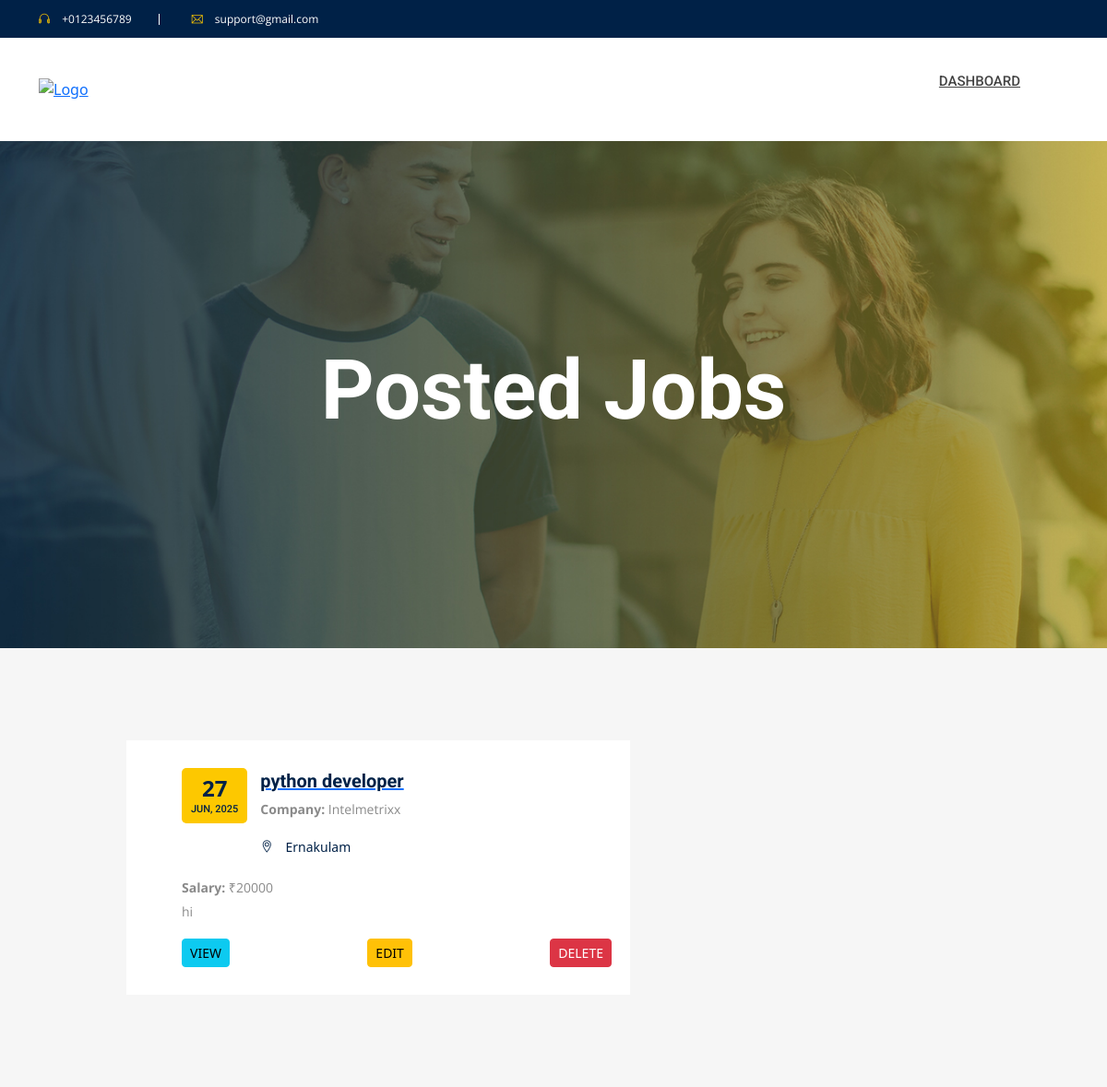
Screenshot of /job-listings/ (signed in) with the database file from the repository.
### job/models.py (models this page shows, shortened)
class JobPost(models.Model):
    employer = models.ForeignKey(Employer, on_delete=models.CASCADE)  # Link to employer
    company_name = models.CharField(max_length=255)
    job_title = models.CharField(max_length=255)
    location = models.CharField(max_length=100)
    salary = models.CharField(max_length=100)
    job_description = models.TextField()
    posted_on = models.DateTimeField(auto_now_add=True)

### job/views.py (the view)
# urls.py: path('job-listings/', views.job_list_view, name='job_list_view'),
def job_list_view(request):
    if 'employer_id' not in request.session:
        return redirect('employerlogin')  # Redirect if not logged in
    employer_id = request.session['employer_id']
    jobs = JobPost.objects.filter(employer_id=employer_id).order_by('-posted_on')  # Filter by employer
    return render(request, 'joblist.html', {'jobs': jobs})

### templates/joblist.html (shortened to what this page needs)
{% extends 'base.html' %}
{% load static %}
{% block content %}
<header id="home">
    <div class="header-area">
        <div class="header-top primary-bg">
            <div class="container">
                <div class="row">
                    <div class="col-xl-6 col-lg-6 col-md-6 col-12">
                        <div class="header-contact-info d-flex">
                            <div class="header-contact header-contact-phone">
                                <span class="ti-headphone"></span>
                                <p class="phone-number">+0123456789</p>
                            </div>
                            <div class="header-contact header-contact-email">
                                <span class="ti-email"></span>
                                <p class="email-name">support@gmail.com</p>
                            </div>
                        </div>
                    </div>
                </div>
            </div>
        </div>
        <div class="header-bottom-area header-sticky" style="transition: .6s;">
            <div class="container">
                <div class="row align-items-center">
                    <div class="col-xl-2 col-lg-2 col-md-6 col-6">
                        <div class="logo">
                            <a href="{% url 'home' %}">
                                <img src="{% static 'img/logo/logo1.png' %}" alt="Logo" width="136" height="30" style="object-fit: cover;">
                            </a>
                        </div>
                    </div>
                    <div class="col-xl-10 col-lg-10 col-md-6 col-6">
                        <div class="main-menu f-right">
                            <nav id="mobile-menu" style="display: block;">
                                <ul>
                                    <li><a href="{% url 'employer_dashboard' %}">Dashboard</a></li>
                                </ul>
                            </nav>
                        </div>
                    </div>
                    <div class="col-12">
                    </div>
                </div>
            </div>
        </div>
    </div>
</header>
<div class="slider-area">
    <div class="pages-title">
        <div class="single-slider slider-height slider-height-breadcrumb d-flex align-items-center" style="background-image: url('{% static 'img/bg/others_bg.jpg' %}');">
            <div class="container">
                <div class="row">
                    <div class="col-xl-12">
                        <div class="slider-content slider-content-breadcrumb text-center">
                            <h1 class="white-color f-700">Posted Jobs</h1>
                        </div>
                    </div>
                </div>
            </div>
        </div>
    </div>
</div>
<div class="events-area gray-bg pt-100 pb-70">
    <div class="container">
        <div class="events-list">
            <div class="row">
                {% for job in jobs %}
                <div class="col-xl-6 col-lg-6 col-md-10 offset-md-1">
                    <div class="single-events mb-30">
                        <div class="events-wrapper events-wrapper-padding">
                            <div class="events-inner d-flex">
                                <div class="events-text white-bg w-100">
                                    <div class="event-text-heading mb-20">
                                        <div class="events-calendar text-center f-left">
                                            <span class="date">{{ job.posted_on|date:"d" }}</span>
                                            <span class="month">{{ job.posted_on|date:"M, Y" }}</span>
                                        </div>
                                        <div class="events-text-title clearfix">
                                            <a href="{% url 'job_view' job.id %}">
                                                <h4>{{ job.job_title }}</h4>
                                            </a>
                                            <p><strong>Company:</strong> {{ job.company_name }}</p>
                                            <div class="time-area">
                                                <span class="ti-location-pin"></span>
                                                <span class="published-time">{{ job.location }}</span>
                                            </div>
                                        </div>
                                    </div>
                                    <div class="events-para">
                                        <p><strong>Salary:</strong> ₹{{ job.salary }}<br>
                                        {{ job.job_description|truncatechars:100 }}</p>
                                    </div>
                                    <div class="events-speaker d-flex justify-content-between mt-3">
                                        <a href="{% url 'job_view' job.id %}" class="btn btn-sm btn-info">View</a>
                                        <a href="{% url 'job_edit' job.id %}" class="btn btn-sm btn-warning">Edit</a>
                                        <a href="{% url 'job_delete' job.id %}" class="btn btn-sm btn-danger" onclick="return confirm('Are you sure you want to delete this job?');">Delete</a>
                                    </div>
                                </div>
                            </div>
                        </div>
                    </div>
                </div>
                {% empty %}
                <div class="col-12 text-center">
                    <h4>No job postings found.</h4>
                </div>
                {% endfor %}
            </div>
        </div>
    </div>
</div>
    {% endblock %}

### static/css/default.css (style rules this page uses)
.mb-20 { margin-bottom: 20px; }
.mb-30 { margin-bottom: 30px; }
.pt-100 { padding-top: 100px; }
.pb-70 { padding-bottom: 70px; }
.f-700 { font-weight: 700; }
.gray-bg { background: #f6f6f6; }
.white-bg { background: #fff; }
.primary-bg { background: #002147; }
.white-color { color: #fff; }

### static/css/style.css (style rules this page uses)
body { font-family: 'Open Sans', sans-serif; font-weight: normal; font-style: normal; }
.f-left { float: left }
.f-right { float: right }
a, button { transition: all 0.3s ease-out 0s; cursor: pointer; }
a, button { color: #1696e7; outline: medium none; }
h1, h2, h3, h4, h5, h6 { font-family: 'Roboto', sans-serif; font-weight: normal; color: #313131; margin-top: 0px; font-style: normal; font-weight: 400; }
h1 { font-size: 40px; font-weight: 500; }
h4 { font-size: 22px; }
ul { margin: 0px; padding: 0px; }
li { list-style: none }
p { font-size: 14px; font-weight: normal; line-height: 24px; color: #8a8a8a; margin-bottom: 15px; font-family: 'Open Sans', sans-serif; }
*::placeholder { color: #555555; font-size: 14px; opacity: 1; }
.btn { -moz-user-select: none; background: #fdc800; border: medium none; border-radius: 0; color: #002147; cursor: pointer; display: inline-block; font-size: 14px; font-weight: 700; line-height: 1; margin-bottom: 0; padding: 19px 29px; text-align: center; text-transform: uppercase; touch-action: manipulation; transition: all 0.3s ease 0s; vertical-align: middle; white-space: nowrap; }
.header-top { padding-top: 7px; padding-bottom: 10px; }
.header-contact-phone { margin-right: 35px; position: relative; padding-right: 30px; }
.header-contact-phone::before { position: absolute; content: ""; height: 12px; width: 1px; top: 8px; right: 0; background-color: #fff; }
.header-contact p { display: inline-block; margin: 0; font-size: 12px; color: #fff; line-height: 1; }
.header-contact span { color: #fdc800; vertical-align: middle; font-size: 12px; line-height: 1; margin-right: 9px; }
.main-menu ul li a { display: inline-block; font-size: 15px; font-weight: 500; padding: 36px 0; text-transform: uppercase; font-family: 'Roboto', sans-serif; color: #444444; }
.main-menu ul li { display: inline-block; margin-left: 25px; position: relative; }
.single-slider { background-size: cover; background-position: center center; }
.slider-height { min-height: 800px; }
.slider-content h1 { font-size: 60px; }
.slider-height-breadcrumb { min-height: 600px; }
.slider-content-breadcrumb h1 { font-size: 90px; }
.events-text { padding: 30px; padding-right: 20px; border-radius: 0px 5px 5px 0px; padding-bottom: 20px; }
.events-text-title { overflow: hidden; }
.events-text-title a h4 { font-size: 20px; font-weight: 700; color: #002147; line-height: 1; margin: 0; margin-bottom: 9px; margin-top: 4px; transition: .4s; }
.events-calendar { padding: 10px; display: inline-block; background-color: #fdc800; border-radius: 5px; margin-right: 14px; }
.date { font-size: 24px; font-weight: 700; color: #002147; line-height: 1; }
.events-calendar .month { display: block; font-size: 11px; color: #002147; font-weight: 500; font-family: 'Roboto', sans-serif; line-height: 1; text-transform: uppercase; margin-top: 2px; }
.time-area span { font-size: 14px; line-height: 1; color: #fdc800; }
span.published-time { color: #8a8a8a; margin-left: 9px; }
.events-para p { line-height: 26px; font-size: 14px; color: #8a8a8a; margin: 0; }
.events-speaker { margin-top: 10px; }
.time-area span { font-size: 14px; line-height: 1; color: #002147; }
.events-wrapper-padding { padding: 30px; background-color: #fff; padding-right: 20px; }
.events-wrapper-padding .events-text { padding: 0; padding-left: 30px; }

### static/css/responsive.css (style rules this page uses)
@media (min-width: 1200px) and (max-width: 1500px) { .slider-height { min-height: 508px; } }
@media (min-width: 992px) and (max-width: 1200px) { .slider-height { min-height: 550px; } }
@media (min-width: 992px) and (max-width: 1200px) { .events-text { border-radius: 5px; } }

### rows the page displays
JobPost: posted_on "27", posted_on "JUN, 2025", job_title "python developer", company_name "Intelmetrixx", location "Ernakulam", salary "20000", job_description "hi"
